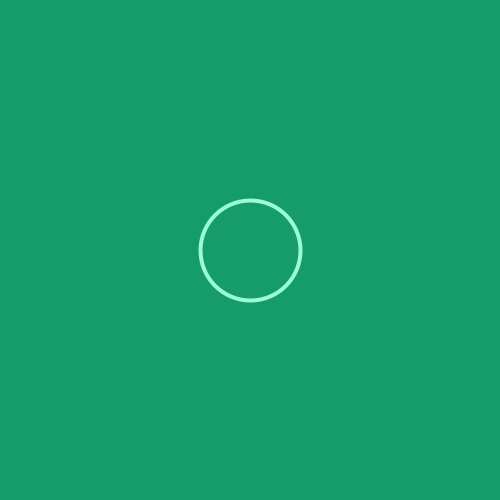
Frame 1 (no input)
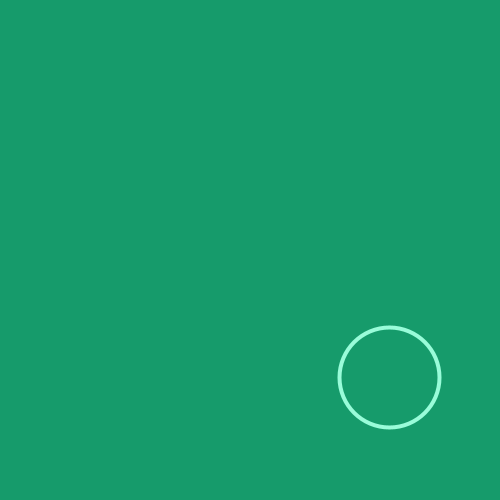
Frame 60 (the mouse pressed at the canvas centre just before this capture)
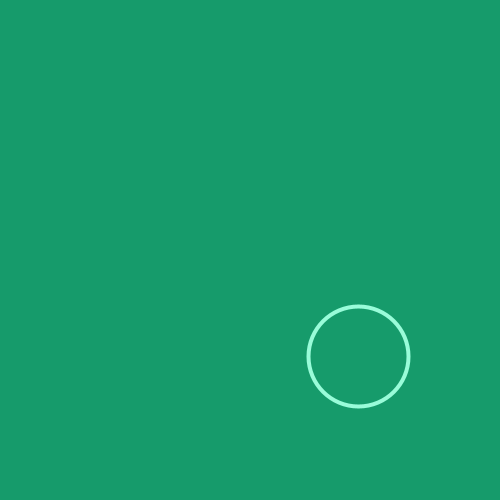
Frame 120 (the mouse held since frame 60 and released just before this capture)

The Processing sketch that drew these frames (run headless with seeded random() and noise(); from frame 60 on, the mouse is pressed at the canvas centre):

// Processing sketch: bouncing_ball_with_direction
// ── bouncing_ball_with_direction.pde
// Bouncing ball

// variables
int circleSize = 100; // size of the circle
float half_circle = circleSize/2; // variable to check the border boundries
// initial position of the circle
float circleX;
float circleY;
// variables used to move the circle
float moveX = 1;
float moveY = 1;
// variables for the direction of movment
int directionX = 1;
int directionY = 1;

void setup() {
  size(500, 500);
  stroke(153, 252, 217);
  strokeWeight(4);
  noFill();

  // assign initial values to the position of the circle
  circleX = (width/2);
  circleY = (height/2);
}
void draw() {
  background(22, 155, 107); // to remove shape trail we move background here
  ellipse(circleX, circleY, circleSize, circleSize);

  // move the shape by changing position 
  // move the x and y at a random range between -5 and 5
  moveX = random(5);
  moveY = random(5);

  // increment values
  circleX += (moveX * directionX);
  circleY += (moveY * directionY);

  if (circleX > (width - half_circle) || circleX < half_circle) {
    directionX *= -1;
  }
  
  if (circleY > (height - half_circle) || circleY < half_circle) {
    directionY *= -1;
  }
  
}
